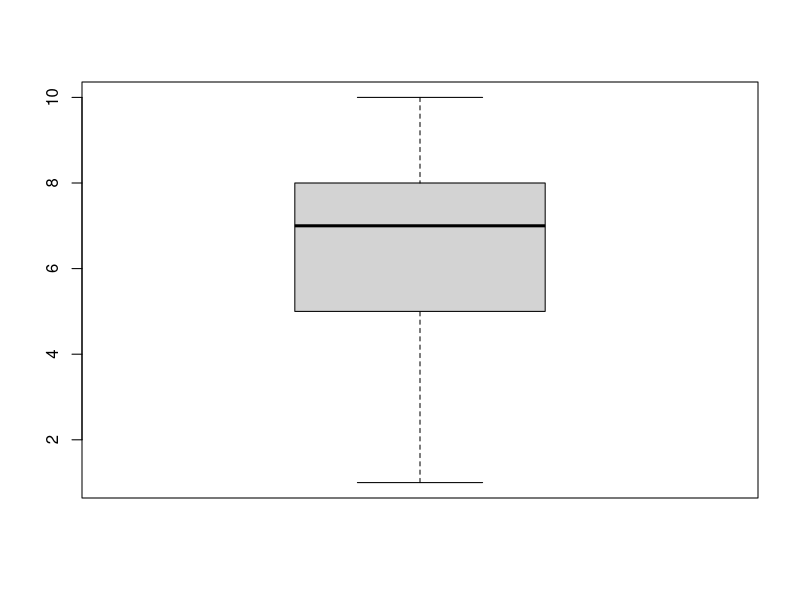

Write R code to recreate this figure.
getwd()
setwd("/Users/j-max/Documents/datascience_and_R")

life <- read.csv(file = "life.csv")
View(life)
dim(life)
is.na(life)
sum(is.na(life)) #결손값 수

#빈도분석, v1.1에서 1 2 3 4 수 계산
table(life$v1.1)
v1.1 <- table(life$v1.1)

#property : 비율
round(prop.table(v1.1),2)

table(life$v2) 
mean(life$v2, na.rm = T) #결손값 무시
#결과 : 1.95 ~ 2(적당히 행복)이 평균적이구나.

attach(life)
#life만 사용 : $없이 접근가능
table(v5)
table(v5, useNA = "ifany") #NA 빈도까지 출력
mean(v5, na.rm = T)
boxplot(v5)

table(v13) #혼인상태
table(v14) #자녀수
v14[v14>3] <- 4 #자녀가 4~7명인 경우를 모두 3명으로...
table(v14) #"4명 이상"으로 만든것
